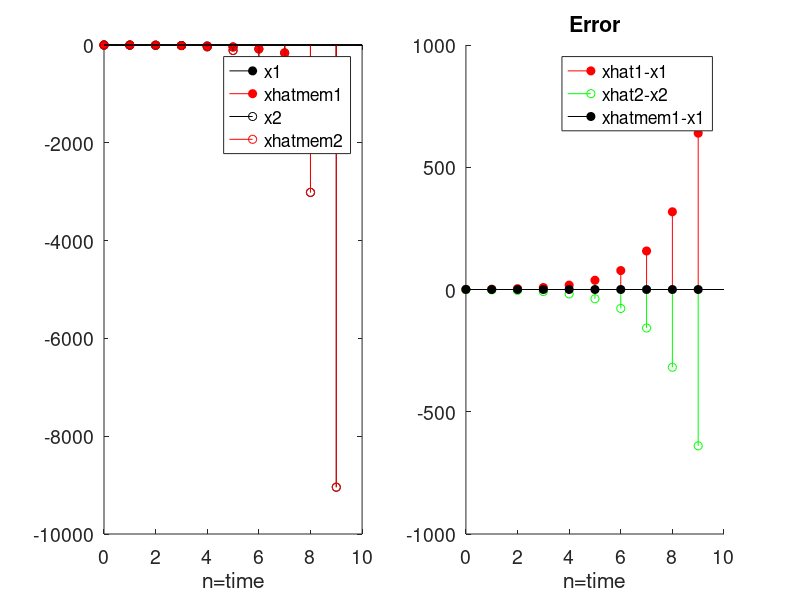

This figure's MATLAB source: (Note: this script raises an error after producing the figure.)
%Kalman Filter Dynamics with Memory

clc;
clear all;
set(0,'DefaultAxesFontSize', 14);

a1 = 2; %If a<1, error converges to 0
a2 = 3;
c1 = 1; %If c != 1, simulation fails (xhatmem worse than xhat)
c2 = 1;
n = 10;

%initialize
x1 = normrnd(0,1,[1,1]); %x[0]
x2 = normrnd(0,1,[1,1]);
y = c1*x1+c2*x2;

varx1 = 1;
varx2 = 1;
vary = c1^2+c2^2;

xhat1 = y*c1*varx1/vary;
xhat2 = y*c2*varx2/vary;
xhatmem1 = y*c1*varx1/vary;
xhatmem2 = y*c2*varx2/vary;

sigman1 = varx1 -2*c1*varx1^2/vary + (c1*varx1/vary)^2*vary; %cov(xn-xhatn)
sigman2 = varx2 -2*c2*varx2^2/vary + (c2*varx2/vary)^2*vary;
%sigman1 = (1-c1*varx1/vary)^2*varx1+(c2*varx1/vary)^2*varx2;

sigmat = a1*a2*varx1*varx2/vary*(c1*c2-c1-c2);

%time passing
for t=1:(n-1)
    x1 = [x1 a1*x1(1,t)];
    x2 = [x2 a2*x2(1,t)];
    y = [y c1*x1(1,t+1)+c2*x2(1,t+1)];
    
    sigmaprime = c1*c2*varx2*varx1/vary; 
    
    sn1 = a1^2*sigman1; %generating sn for this iteration
    sn2 = a2^2*sigman2;
    
    knd = c1^2*sn1+c2^2*sn2+2*c1*c2*sigmat;
    ytilde = y(1,t+1)-c1*a1*xhatmem1(1,t)-c2*a2*xhatmem2(1,t);
    
    kn1 = (sn1*c1-a1*a2*c2*sigmaprime)/knd;
    kn2 = (sn2*c2-a2*a1*c1*sigmaprime)/knd;
    xhatmem1 = [xhatmem1 a1*xhatmem1(1,t)+kn1*ytilde];
    xhatmem2 = [xhatmem2 a2*xhatmem2(1,t)+kn2*ytilde];
    
    %sigman1 = (1-kn1*c1)*sn1; %generate new sigma_n for next iteration
    %sigman2 = (1-kn2*c2)*sn2;
    sigman1 = varx1 -2*c1*varx1^2/vary + (c1*varx1/vary)^2*vary; %cov(xn-xhatn)
    sigman2 = varx2 -2*c2*varx2^2/vary + (c2*varx2/vary)^2*vary;
    sigmat = -kn1*c2*(1-kn2*c2)*sn2 - kn2*c1*(1-kn1*c1)*sn1 + a1*a2*(2*kn1*kn2*c2*c1+1-kn1*c1-kn2*c2)*sigmat;
    
    varx1 = a1^2*varx1;
    varx2 = a2^2*varx2;
    vary = c1^2*varx1 + c2^2*varx2;
    
    xhat1 = [xhat1 y(1,t+1)*c1*varx1/vary];
    xhat2 = [xhat2 y(1,t+1)*c2*varx2/vary];
end

%hold all
subplot(1,2,1), stem(0:t,x1,'k','filled')
%subplot(1,2,1), hold on, stem(0:t,y,'b','filled')
subplot(1,2,1), hold on, stem(0:t,xhatmem1,'r','filled')
subplot(1,2,1), hold on, stem(0:t, x2, 'k')
subplot(1,2,1), hold on, stem(0:t, xhatmem2, 'r')
xlabel('n=time')
legend1 = legend('x1','xhatmem1','x2','xhatmem2','Location','Best');

%subplot(1,2,2), stem(0:t,abs(y*c1/(c1+c2)-x1),'b','filled')
subplot(1,2,2), hold on, stem(0:t,xhat1-x1,'r','filled')
%subplot(1,2,2), hold on, stem(0:t, sqrt(sigman1), 'k')
subplot(1,2,2), hold on, stem(0:t,xhat2-x2,'g')
subplot(1,2,2), hold on, stem(0:t,xhatmem1-x1, 'k', 'filled')
%subplot(1,2,2), hold on, stem(0:t, abs(xhat1-x1+xhat2-x2), 'k', 'filled')
xlabel('n=time')
legend2 = legend('xhat1-x1','xhat2-x2','xhatmem1-x1');
subplot(1,2,2), title('Error')

suptitle(['a1= ' num2str(a1) '; a2 = ' num2str(a2)])

sum(abs(xhat1-x1))/n
sum(abs(xhatmem1-x1))/n
